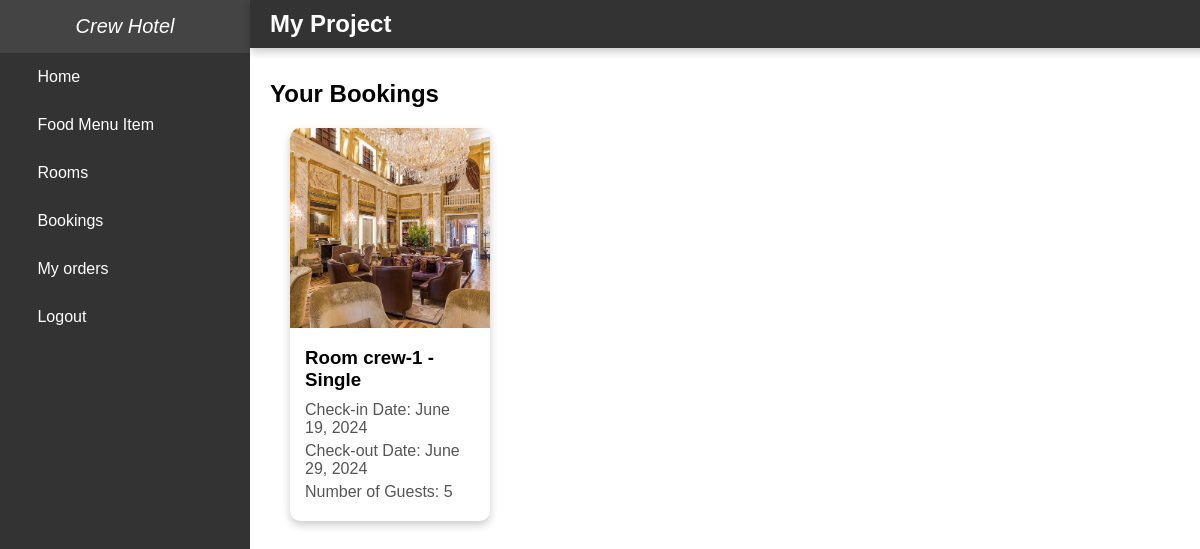
The app's page /view_bookings/ (signed in), older data.
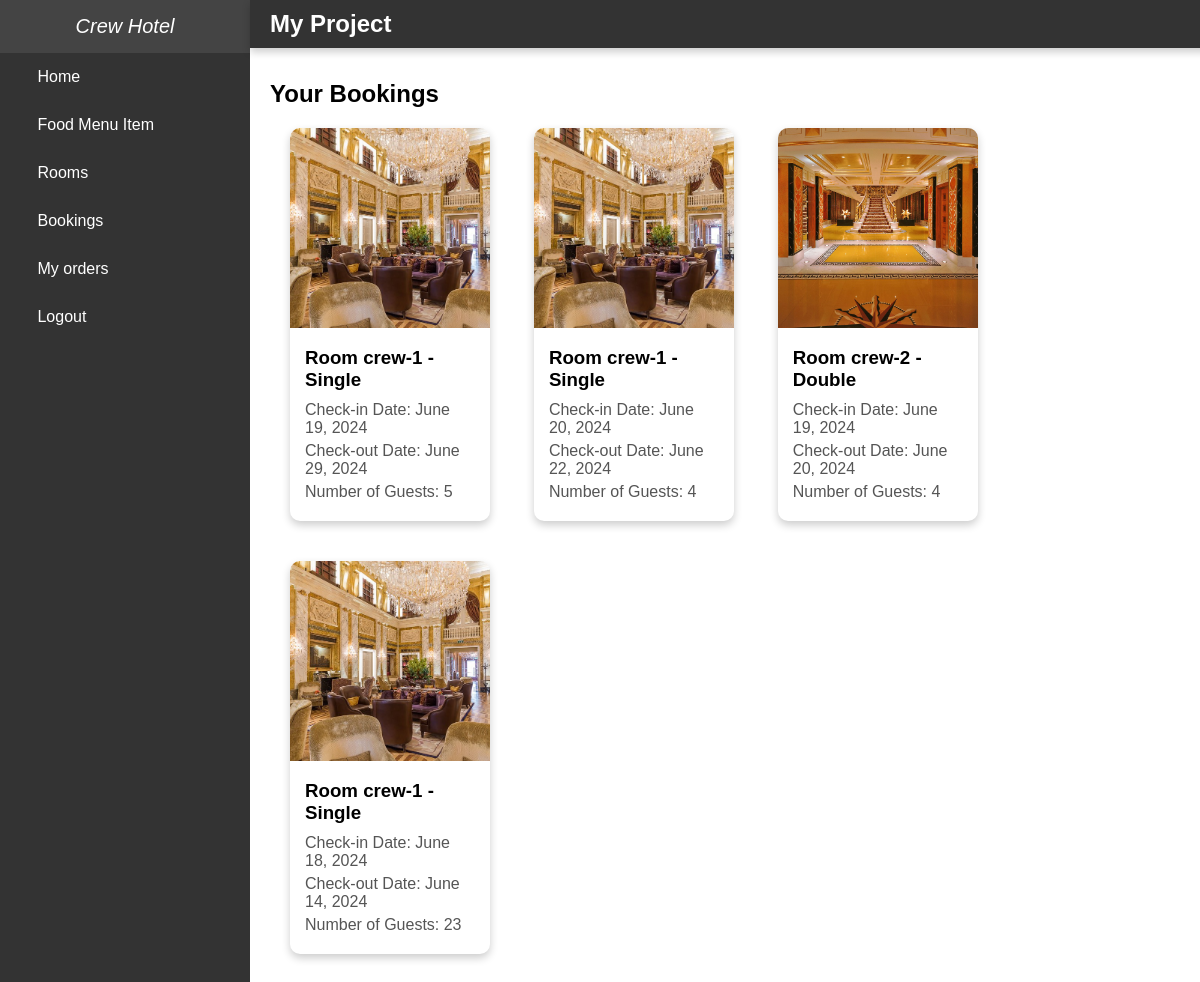
The same page, newer data.
### hotel/models.py (models this page shows, shortened)
class Booking(models.Model):
    guest = models.ForeignKey(CustomUser, related_name='bookings', on_delete=models.CASCADE)
    room = models.ForeignKey(Room, related_name='bookings', on_delete=models.CASCADE)
    check_in_date = models.DateField()
    check_out_date = models.DateField()
    number_of_guests = models.PositiveIntegerField()
    booking_date = models.DateTimeField(auto_now_add=True)

class Room(models.Model):
    ROOM_TYPE_CHOICES = [
        ('SINGLE', 'Single'),
        ('DOUBLE', 'Double'),
        ('SUITE', 'Suite'),
        ('FAMILY', 'Family'),
    ]
    hotel = models.ForeignKey(Hotel, related_name='rooms', on_delete=models.CASCADE, null=True)
    room_number = models.CharField(max_length=10, unique=True)
    room_type = models.CharField(max_length=10, choices=ROOM_TYPE_CHOICES)
    price_per_night = models.DecimalField(max_digits=10, decimal_places=2)
    is_available = models.BooleanField(default=True)
    description = models.TextField(blank=True, null=True)
    room_image = models.FileField(upload_to="rooms/", null=True)

### hotel/views.py (the view)
# urls.py: path('view_bookings/', views.view_bookings, name='view_bookings'),
@login_required
def view_bookings(request):
    bookings = Booking.objects.filter(guest=request.user)
    return render(request, 'view_bookings.html', {'bookings': bookings})

### templates/view_bookings.html (shortened to what this page needs)
{% extends 'side_bar.html'%}
{% block main_b %}
{% load static %}
<!DOCTYPE html>
<html>
<head>
</head>
<body>
    <h2>Your Bookings</h2>
    <div class="container">
        {% for booking in bookings %}
        <div class="card">
            <img src="{{ booking.room.room_image.url }}" alt="Room Image">
            <div class="card-content">
                <h3>Room {{ booking.room.room_number }} - {{ booking.room.get_room_type_display }}</h3>
                <p>Check-in Date: {{ booking.check_in_date }}</p>
                <p>Check-out Date: {{ booking.check_out_date }}</p>
                <p>Number of Guests: {{ booking.number_of_guests }}</p>
            </div>
        </div>
        {% endfor %}
    </div>
</body>
</html>
{% endblock %}

### templates/side_bar.html (shortened to what this page needs)
<!DOCTYPE html>
<html>
<head>
    {% load static %}
    <link rel="stylesheet" href="{% static 'css/home.css' %}">
    <link rel="stylesheet" href="{% static 'fontawesome-free-6.5.2-web/css/all.min.css'%}">
</head>
<body>
    <div class="sidebar">
        <div class="logo"><i>Crew Hotel</i></div>
        <a href="{% url 'home' %}">
            <i class="fas fa-home icon"></i>
            <span class="title">Home</span>
        </a>
        <a href="{% url 'food_menu' %}">
            <i class="fas fa-book icon"></i>
            <span class="title">Food Menu Item</span>
        </a>
        <a href="{% url 'room_list' %}">
            <i class="fas fa-bed icon"></i>
            <span class="title">Rooms</span>
        </a>
        {% if user.is_guest %}
        <a href="{% url 'view_bookings' %}">
            <i class="fas fa-book icon"></i>
            <span class="title">Bookings</span>
        </a>
        <a href="{% url 'view_orders' %}">
            <i class="fas fa-book icon"></i>
            <span class="title">My orders</span>
        </a>
        {% endif %}
        <a href="{% url 'logout' %}">
            <i class="fas fa-sign-out-alt icon"></i>
            <span class="title">Logout</span>
        </a>
    </div>
    <div class="main-content">
        <div class="navbar">
            <h1>My Project</h1>
        </div>
        <div class="content-wrapper">
            {% block main_b %}
            {% endblock %}
        </div>
    </div>
</body>
</html>

### static/css/home.css (style rules this page uses)
* { margin: 0; padding: 0; font-family: 'Poppins', sans-serif; }

### templates/side_bar.html (style rules this page uses)
body { font-family: Arial, sans-serif; margin: 0; padding: 0; display: flex; min-height: 100vh; overflow-x: hidden; }
a { text-decoration: none; }
.sidebar { width: 250px; background-color: #333; color: #fff; display: flex; flex-direction: column; position: fixed; height: 100%; transition: transform 0.3s, width 0.3s; }
.sidebar .logo { padding: 15px; text-align: center; font-size: 20px; background-color: #444; }
.sidebar a { padding: 15px; text-decoration: none; color: #fff; display: flex; align-items: center; transition: background-color 0.3s; }
.sidebar a .icon { margin-right: 10px; }
.sidebar a .title { flex: 1; }
.main-content { margin-left: 250px; padding: 20px; flex: 1; transition: margin-left 0.3s; }
.navbar { width: 100%; background-color: #333; color: #fff; padding: 10px 20px; position: fixed; top: 0; left: 250px; box-shadow: 0 4px 8px rgba(0, 0, 0, 0.2); z-index: 999; transition: left 0.3s; }
.navbar h1 { margin: 0; font-size: 24px; }
.content-wrapper { padding-top: 60px; }

### templates/view_bookings.html (style rules this page uses)
.container { width: 80%; max-width: 1200px; display: flex; flex-wrap: wrap; justify-content: space-between; }
.card { background-color: white; border-radius: 10px; box-shadow: 0 4px 8px rgba(0, 0, 0, 0.2); margin: 20px; width: calc(33% - 40px); transition: transform 0.3s, box-shadow 0.3s; overflow: hidden; }
.card img { width: 100%; height: 200px; object-fit: cover; }
.card-content { padding: 15px; }
.card h3 { margin: 0 0 10px; }
.card p { margin: 5px 0; color: #555; }

Row changes from the older to the newer data that the page shows:
added Booking: room.room_image (picture), room.room_number "crew-1", room.room_type "Single", check_in_date "June 20, 2024", check_out_date "June 22, 2024", number_of_guests "4"
added Booking: room.room_image (picture), room.room_number "crew-2", room.room_type "Double", check_in_date "June 19, 2024", check_out_date "June 20, 2024", number_of_guests "4"
added Booking: room.room_image (picture), room.room_number "crew-1", room.room_type "Single", check_in_date "June 18, 2024", check_out_date "June 14, 2024", number_of_guests "23"
